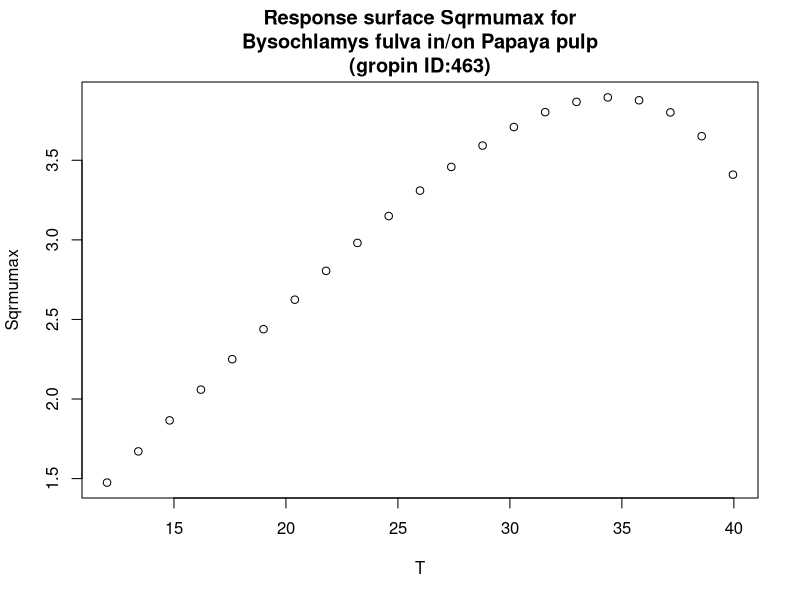

This chart was generated by the following R code:
#############################
# start of Parameter script
#############################
T <- seq(12.012,39.96003996004,length.out=21)
#############################
# end of Parameter script
#############################
############################# 
# start of Model script Gropin ID 463 
#############################
 
# constant coefficients for this model
 
variables <- data.frame(T)
argumentsPar <- expand.grid(variables)
 
# heart of the model
response_surface <- function(T) {
   mumax <-1.43*(10^-1)*(T-1.63)*(1-exp(1.45*(10^-1)*(T-46.67)))

return(mumax=mumax)
} 

# output parameters
responseSurface <- cbind(argumentsPar,response_surface(argumentsPar['T']))
colnames(responseSurface) <- c(colnames(argumentsPar),'Sqrmumax')
#############################
# End of Model script
#############################
############################# 
# start of Visualisation script Gropin ID 463 
#############################
plot(T,responseSurface$'Sqrmumax',xlab='T',
                          ylab='Sqrmumax',main='Response surface Sqrmumax for
Bysochlamys fulva in/on Papaya pulp
(gropin ID:463)')
#############################
# End of Visualisation script
#############################
